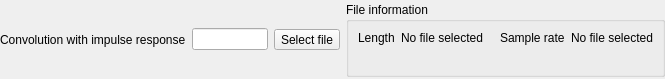
<?xml version="1.0" encoding="UTF-8"?>
<ui version="4.0">
 <class>ConvolutionFilterGUI</class>
 <widget class="QWidget" name="ConvolutionFilterGUI">
  <property name="geometry">
   <rect>
    <x>0</x>
    <y>0</y>
    <width>665</width>
    <height>79</height>
   </rect>
  </property>
  <property name="windowTitle">
   <string notr="true"/>
  </property>
  <layout class="QGridLayout" name="gridLayout" columnstretch="0,0,0,0,1">
   <property name="leftMargin">
    <number>0</number>
   </property>
   <property name="topMargin">
    <number>0</number>
   </property>
   <property name="rightMargin">
    <number>0</number>
   </property>
   <property name="bottomMargin">
    <number>0</number>
   </property>
   <item row="0" column="2">
    <widget class="QToolButton" name="selectFileToolButton">
     <property name="text">
      <string>Select file</string>
     </property>
     <property name="icon">
      <iconset resource="../Editor.qrc">
       <normaloff>:/icons/document-open.ico</normaloff>:/icons/document-open.ico</iconset>
     </property>
    </widget>
   </item>
   <item row="0" column="4">
    <spacer name="horizontalSpacer">
     <property name="orientation">
      <enum>Qt::Horizontal</enum>
     </property>
     <property name="sizeHint" stdset="0">
      <size>
       <width>123</width>
       <height>1</height>
      </size>
     </property>
    </spacer>
   </item>
   <item row="0" column="0">
    <widget class="QLabel" name="convolutionLabel">
     <property name="text">
      <string>Convolution with impulse response</string>
     </property>
    </widget>
   </item>
   <item row="0" column="1">
    <widget class="ResizingLineEdit" name="pathLineEdit">
     <property name="sizePolicy">
      <sizepolicy hsizetype="Preferred" vsizetype="Fixed">
       <horstretch>0</horstretch>
       <verstretch>0</verstretch>
      </sizepolicy>
     </property>
    </widget>
   </item>
   <item row="0" column="3">
    <widget class="QGroupBox" name="groupBox">
     <property name="title">
      <string>File information</string>
     </property>
     <layout class="QGridLayout" name="gridLayout_2">
      <item row="0" column="3">
       <widget class="QLabel" name="labelSampleRate">
        <property name="text">
         <string>Sample rate</string>
        </property>
       </widget>
      </item>
      <item row="0" column="1">
       <widget class="QLabel" name="labelLengthValue">
        <property name="text">
         <string>No file selected</string>
        </property>
       </widget>
      </item>
      <item row="1" column="0" colspan="5">
       <widget class="QLabel" name="labelError">
        <property name="palette">
         <palette>
          <active>
           <colorrole role="WindowText">
            <brush brushstyle="SolidPattern">
             <color alpha="255">
              <red>255</red>
              <green>0</green>
              <blue>0</blue>
             </color>
            </brush>
           </colorrole>
          </active>
          <inactive>
           <colorrole role="WindowText">
            <brush brushstyle="SolidPattern">
             <color alpha="255">
              <red>255</red>
              <green>0</green>
              <blue>0</blue>
             </color>
            </brush>
           </colorrole>
          </inactive>
          <disabled>
           <colorrole role="WindowText">
            <brush brushstyle="SolidPattern">
             <color alpha="255">
              <red>120</red>
              <green>120</green>
              <blue>120</blue>
             </color>
            </brush>
           </colorrole>
          </disabled>
         </palette>
        </property>
        <property name="text">
         <string notr="true"/>
        </property>
       </widget>
      </item>
      <item row="0" column="0">
       <widget class="QLabel" name="labelLength">
        <property name="text">
         <string>Length</string>
        </property>
       </widget>
      </item>
      <item row="0" column="4">
       <widget class="QLabel" name="labelSampleRateValue">
        <property name="text">
         <string>No file selected</string>
        </property>
       </widget>
      </item>
      <item row="0" column="2">
       <spacer name="horizontalSpacer_2">
        <property name="orientation">
         <enum>Qt::Horizontal</enum>
        </property>
        <property name="sizeType">
         <enum>QSizePolicy::Fixed</enum>
        </property>
        <property name="sizeHint" stdset="0">
         <size>
          <width>5</width>
          <height>1</height>
         </size>
        </property>
       </spacer>
      </item>
     </layout>
    </widget>
   </item>
  </layout>
 </widget>
 <customwidgets>
  <customwidget>
   <class>ResizingLineEdit</class>
   <extends>QLineEdit</extends>
   <header>Editor/widgets/ResizingLineEdit.h</header>
  </customwidget>
 </customwidgets>
 <resources>
  <include location="../Editor.qrc"/>
 </resources>
 <connections/>
</ui>
